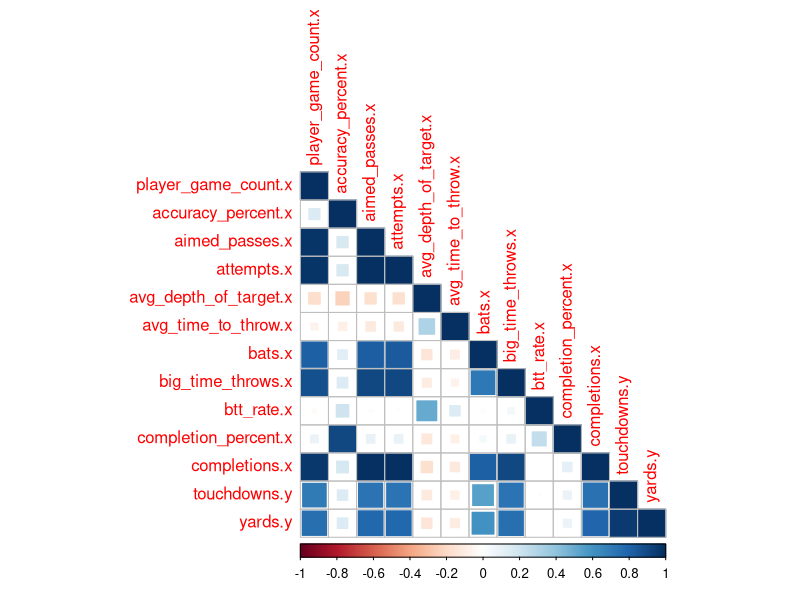
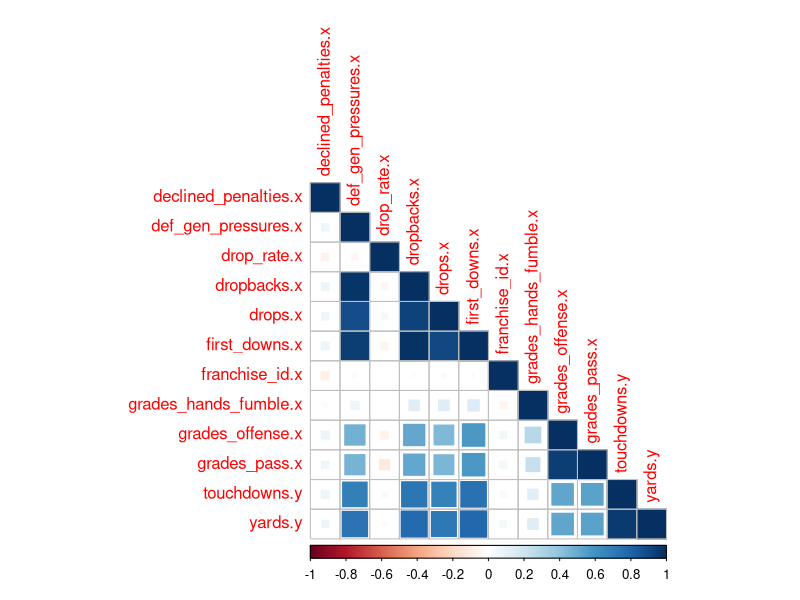
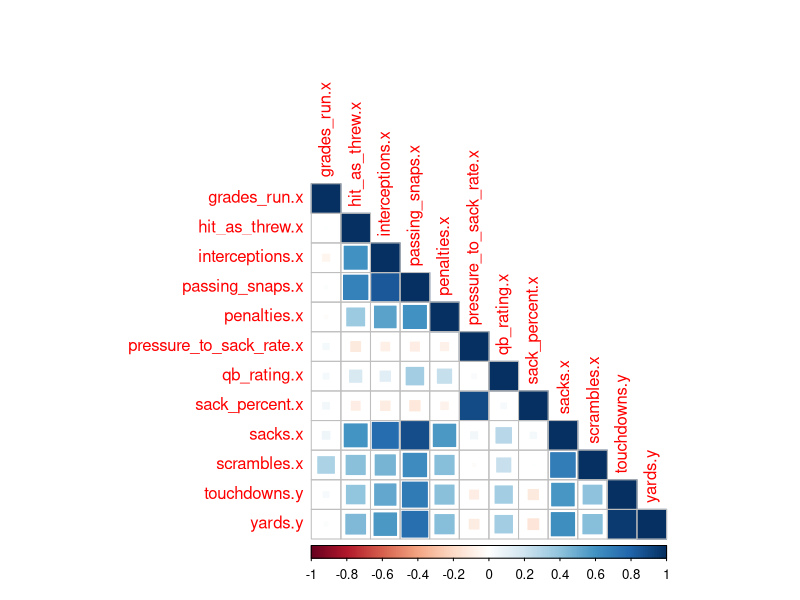

These charts were generated, in order, by the following R code: (Note: this script raises an error after producing the figures.)
## ---- chunk 1
knitr::opts_chunk$set(echo = TRUE)
## ---- chunk 2
library(readr)
library(tidyverse)
pff_passing_summary_2012 <- read_csv("pff_passing_summary_2012.csv", show_col_types = FALSE)
pff_passing_summary_2013 <- read_csv("pff_passing_summary_2013.csv", show_col_types = FALSE)
pff_passing_summary_2014 <- read_csv("pff_passing_summary_2014.csv", show_col_types = FALSE)
pff_passing_summary_2015 <- read_csv("pff_passing_summary_2015.csv", show_col_types = FALSE)
pff_passing_summary_2016 <- read_csv("pff_passing_summary_2016.csv", show_col_types = FALSE)
pff_passing_summary_2017 <- read_csv("pff_passing_summary_2017.csv", show_col_types = FALSE)
pff_passing_summary_2018 <- read_csv("pff_passing_summary_2018.csv", show_col_types = FALSE)
pff_passing_summary_2019 <- read_csv("pff_passing_summary_2019.csv", show_col_types = FALSE)
pff_passing_summary_2020 <- read_csv("pff_passing_summary_2020.csv", show_col_types = FALSE)
pff_passing_summary_2021 <- read_csv("pff_passing_summary_2021.csv", show_col_types = FALSE)
pff_passing_summary_2022 <- read_csv("pff_passing_summary_2022.csv", show_col_types = FALSE)
## ---- chunk 3
  # Assigning the tables to smaller names
pass_12 <- pff_passing_summary_2012
pass_13 <- pff_passing_summary_2013
pass_14 <- pff_passing_summary_2014
pass_15 <- pff_passing_summary_2015
pass_16 <- pff_passing_summary_2016
pass_17 <- pff_passing_summary_2017
pass_18 <- pff_passing_summary_2018
pass_19 <- pff_passing_summary_2019
pass_20 <- pff_passing_summary_2020
pass_21 <- pff_passing_summary_2021
pass_22 <- pff_passing_summary_2022
  # Merging the 'prior' season to the 'current' season
pass_12_13 <- merge(pass_12, pass_13, by='player', all=TRUE, suffixes=c('.x','.y'))
pass_13_14 <- merge(pass_13, pass_14, by='player', all=TRUE, suffixes=c('.x','.y'))
pass_14_15 <- merge(pass_14, pass_15, by='player', all=TRUE, suffixes=c('.x','.y'))
pass_15_16 <- merge(pass_15, pass_16, by='player', all=TRUE, suffixes=c('.x','.y'))
pass_16_17 <- merge(pass_16, pass_17, by='player', all=TRUE, suffixes=c('.x','.y'))
pass_17_18 <- merge(pass_17, pass_18, by='player', all=TRUE, suffixes=c('.x','.y'))
pass_18_19 <- merge(pass_18, pass_19, by='player', all=TRUE, suffixes=c('.x','.y'))
pass_19_20 <- merge(pass_19, pass_20, by='player', all=TRUE, suffixes=c('.x','.y'))
pass_20_21 <- merge(pass_20, pass_21, by='player', all=TRUE, suffixes=c('.x','.y'))
pass_21_22 <- merge(pass_21, pass_22, by='player', all=TRUE, suffixes=c('.x','.y'))
  # Joining all of the merged tables into on table for ease of analysis
passing_12_22 <- rbind(pass_12_13, pass_13_14, pass_14_15, pass_15_16, pass_16_17, pass_17_18, pass_19_20, pass_20_21, pass_21_22)
passing_12_22
  # Showing the index for each column
column.passing <- names(passing_12_22)
numbers <- 1:83
index.passing <- data.frame(numbers, column.passing)
index.passing

## ---- chunk 4
library(corrplot)

passing_12_22 <- as.data.frame(passing_12_22)
m <- cor(passing_12_22[,c(5:15,79,82)], use='complete.obs')
corrplot(m, method='square', order='original', type='lower')

m <- cor(passing_12_22[,c(16:25,79,82)], use='complete.obs')
corrplot(m, method='square', order='original', type='lower')

m <- cor(passing_12_22[,c(26:35,79,82)], use='complete.obs')
corrplot(m, method='square', order='original', type='lower')

# how can one make it so that only '.x' correlates to only '.y' and so that '.x' does not correlate with itself?

## ---- chunk 5

attempts <- passing_12_22$attempts.x
attempts.90th <- quantile(attempts, c(0.9), na.rm=TRUE)
attempts.90th

yards <- passing_12_22$yards.y
yards.90th <- quantile(yards, 0.9, na.rm=TRUE)
yards.90th

PAB <- sum((attempts >= attempts.90th), na.rm=TRUE & yards >= yards.90th, na.rm=TRUE) / 1225
print('PAB')
PAB
PB <- 0.9
conditional.attempts.yards <- PAB / PB
conditional.attempts.yards

## ---- chunk 6
mean(passing_12_22$yards.y[attempts >= 200], na.rm=TRUE)
mean(passing_12_22$yards.y[attempts >= 300], na.rm=TRUE)
mean(passing_12_22$yards.y[attempts >= 400], na.rm=TRUE)
mean(passing_12_22$yards.y[attempts >= 500], na.rm=TRUE)
mean(passing_12_22$yards.y[attempts >= 600], na.rm=TRUE) 

median(passing_12_22$yards.x[passing_12_22$position.x == "QB"], na.rm=TRUE)
median(passing_12_22$yards.x[passing_12_22$position.x != "QB"], na.rm=TRUE)
## ---- chunk 7
zscores <- c(2.5, 2, 1.5, 1, .5, 0, -.5, -1, -1.5, -2, -2.5)
zpercentiles <- c(.9938, .9772, .9332, .8413, .6915, .5, .3085, .1587, .0668, .0228, .0062)

z.score <- data.frame(zscores, zpercentiles)
z.score


## ---- chunk 8
yards.y <- passing_12_22$yards.y
variables.pass <- passing_12_22[5:42]
average.10th <- data.frame(tier.10th=numeric())
  
for (i in variables.pass) {
  averages <- mean(yards.y[i >= quantile(i, zpercentiles[11], na.rm=TRUE) & i <= quantile(i, zpercentiles[10], na.rm=TRUE)], na.rm=TRUE)
  average.10th[nrow(average.10th)+1,] <- averages
  }
average.10th
## ---- chunk 9
yards.y <- passing_12_22$yards.y
variables.pass <- passing_12_22[5:42]
average.9th <- data.frame(tier.9th=numeric())
  
for (i in variables.pass) {
  averages <- mean(yards.y[i >= quantile(i, zpercentiles[10], na.rm=TRUE) & i <= quantile(i, zpercentiles[9], na.rm=TRUE)], na.rm=TRUE)
  average.9th[nrow(average.9th)+1,] <- averages
  }
average.9th
## ---- chunk 10
yards.y <- passing_12_22$yards.y
variables.pass <- passing_12_22[5:42]
average.8th <- data.frame(tier.8th=numeric())
  
for (i in variables.pass) {
  averages <- mean(yards.y[i >= quantile(i, zpercentiles[9], na.rm=TRUE) & i <= quantile(i, zpercentiles[8], na.rm=TRUE)], na.rm=TRUE)
  average.8th[nrow(average.8th)+1,] <- averages
  }
average.8th
## ---- chunk 11
yards.y <- passing_12_22$yards.y
variables.pass <- passing_12_22[5:42]
average.7th <- data.frame(tier.7th=numeric())
  
for (i in variables.pass) {
  averages <- mean(yards.y[i >= quantile(i, zpercentiles[8], na.rm=TRUE) & i <= quantile(i, zpercentiles[7], na.rm=TRUE)], na.rm=TRUE)
  average.7th[nrow(average.7th)+1,] <- averages
  }
average.7th
## ---- chunk 12
yards.y <- passing_12_22$yards.y
variables.pass <- passing_12_22[5:42]
average.6th <- data.frame(tier.6th=numeric())
  
for (i in variables.pass) {
  averages <- mean(yards.y[i >= quantile(i, zpercentiles[7], na.rm=TRUE) & i <= quantile(i, zpercentiles[6], na.rm=TRUE)], na.rm=TRUE)
  average.6th[nrow(average.6th)+1,] <- averages
  }
average.6th
## ---- chunk 13
yards.y <- passing_12_22$yards.y
variables.pass <- passing_12_22[5:42]
average.5th <- data.frame(tier.5th=numeric())
  
for (i in variables.pass) {
  averages <- mean(yards.y[i >= quantile(i, zpercentiles[6], na.rm=TRUE) & i <= quantile(i, zpercentiles[5], na.rm=TRUE)], na.rm=TRUE)
  average.5th[nrow(average.5th)+1,] <- averages
  }
average.5th
## ---- chunk 14
yards.y <- passing_12_22$yards.y
variables.pass <- passing_12_22[5:42]
average.4th <- data.frame(tier.4th=numeric())
  
for (i in variables.pass) {
  averages <- mean(yards.y[i >= quantile(i, zpercentiles[5], na.rm=TRUE) & i <= quantile(i, zpercentiles[4], na.rm=TRUE)], na.rm=TRUE)
  average.4th[nrow(average.4th)+1,] <- averages
  }
average.4th
## ---- chunk 15
yards.y <- passing_12_22$yards.y
variables.pass <- passing_12_22[5:42]
average.3rd <- data.frame(tier.3rd=numeric())
  
for (i in variables.pass) {
  averages <- mean(yards.y[i >= quantile(i, zpercentiles[4], na.rm=TRUE) & i <= quantile(i, zpercentiles[3], na.rm=TRUE)], na.rm=TRUE)
  average.3rd[nrow(average.3rd)+1,] <- averages
  }
average.3rd
## ---- chunk 16
yards.y <- passing_12_22$yards.y
variables.pass <- passing_12_22[5:42]
average.2nd <- data.frame(tier.2nd=numeric())
  
for (i in variables.pass) {
  averages <- mean(yards.y[i >= quantile(i, zpercentiles[3], na.rm=TRUE) & i <= quantile(i, zpercentiles[2], na.rm=TRUE)], na.rm=TRUE)
  average.2nd[nrow(average.2nd)+1,] <- averages
  }
average.2nd
## ---- chunk 17
yards.y <- passing_12_22$yards.y
variables.pass <- passing_12_22[5:42]
average.1st <- data.frame(tier.1st=numeric())
  
for (i in variables.pass) {
  averages <- mean(yards.y[i >= quantile(i, zpercentiles[2], na.rm=TRUE) & i <= quantile(i, zpercentiles[1], na.rm=TRUE)], na.rm=TRUE)
  average.1st[nrow(average.1st)+1,] <- averages
  }
average.1st
## ---- chunk 18
variables.pass.df <- data.frame( column=column.passing[5:42])
average.if <- cbind(variables.pass.df, average.10th, average.9th, average.8th, average.7th, average.6th, average.5th, average.4th, average.3rd, average.2nd, average.1st)
average.if
## ---- chunk 19
plot.default(average.1st, ylab="Yards", col="red", cex=2.5, lwd=2)
points(average.3rd, col="darkorange", cex=2, lwd=2)
points(average.5th, col="darkgreen", cex=1.5, lwd=2)
points(average.7th, col="blue", cex=1, lwd=2)
points(average.10th, col="black", cex=.75, lwd=2)
## ---- chunk 20
pass_21

player.implied <- data.frame()

if (pass_21[1, 5] >= quantile(pass_21[,5], zpercentiles[1], na.rm=TRUE)) {
  transmutate_at(player.implied, player=pass_21[1,5], game_count.x=average.if[1,11])
  player.implied
  
} else {
  print("false")
  }


## ---- chunk 21
addition <- function(x) {
  new.vector <- c()
  new.vector2 <- c()
  samples <- c(1, 2, 3)
  for (i in samples) {
    value <- i + x
    new.vector2 <- append(new.vector, value)
    print(new.vector2)
    }
    
}
addition(2)
#new.vector2
#dumb <- addition(2)
#dumb
## ---- chunk 22
abc=function(x,y) {
    if(y>=11)
        stop("Nope!")
    value <-  NA
    for (i in 1:10) {
        a=2+i
        b=3
        value[i]=(x+a)*(b*y)
    }
    df=data.frame(ID=(1:10),Value=(value)) 
    print(df)
}
abc(3,5) 
